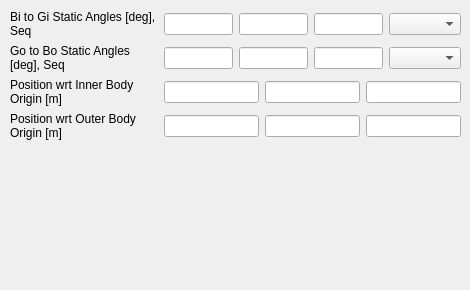
               <widget class="QWidget" name="tab_6">
                <attribute name="title">
                 <string>Tab 2</string>
                </attribute>
                <widget class="QWidget" name="verticalLayoutWidget_7">
                 <property name="geometry">
                  <rect>
                   <x>10</x>
                   <y>10</y>
                   <width>451</width>
                   <height>271</height>
                  </rect>
                 </property>
                 <layout class="QVBoxLayout" name="verticalLayout_32">
                  <item>
                   <layout class="QGridLayout" name="gridLayout_18" columnstretch="1,2">
                    <item row="0" column="1">
                     <layout class="QHBoxLayout" name="horizontalLayout_29">
                      <item>
                       <widget class="QLineEdit" name="spc_cur_joint_bigi_1"/>
                      </item>
                      <item>
                       <widget class="QLineEdit" name="spc_cur_joint_bigi_2"/>
                      </item>
                      <item>
                       <widget class="QLineEdit" name="spc_cur_joint_bigi_3"/>
                      </item>
                      <item>
                       <widget class="QComboBox" name="spc_cur_joint_bigi_seq">
                        <property name="maximumSize">
                         <size>
                          <width>80</width>
                          <height>16777215</height>
                         </size>
                        </property>
                       </widget>
                      </item>
                     </layout>
                    </item>
                    <item row="3" column="1">
                     <layout class="QHBoxLayout" name="horizontalLayout_32">
                      <item>
                       <widget class="QLineEdit" name="spc_cur_joint_poswrt_out_1"/>
                      </item>
                      <item>
                       <widget class="QLineEdit" name="spc_cur_joint_poswrt_out_2"/>
                      </item>
                      <item>
                       <widget class="QLineEdit" name="spc_cur_joint_poswrt_out_3"/>
                      </item>
                     </layout>
                    </item>
                    <item row="2" column="1">
                     <layout class="QHBoxLayout" name="horizontalLayout_31">
                      <item>
                       <widget class="QLineEdit" name="spc_cur_joint_poswrt_in_1"/>
                      </item>
                      <item>
                       <widget class="QLineEdit" name="spc_cur_joint_poswrt_in_2"/>
                      </item>
                      <item>
                       <widget class="QLineEdit" name="spc_cur_joint_poswrt_in_3"/>
                      </item>
                     </layout>
                    </item>
                    <item row="2" column="0">
                     <widget class="QLabel" name="label_42">
                      <property name="text">
                       <string>Position wrt Inner Body Origin [m]</string>
                      </property>
                      <property name="wordWrap">
                       <bool>true</bool>
                      </property>
                     </widget>
                    </item>
                    <item row="0" column="0">
                     <widget class="QLabel" name="label_40">
                      <property name="text">
                       <string>Bi to Gi Static Angles [deg], Seq</string>
                      </property>
                      <property name="wordWrap">
                       <bool>true</bool>
                      </property>
                     </widget>
                    </item>
                    <item row="1" column="1">
                     <layout class="QHBoxLayout" name="horizontalLayout_30">
                      <item>
                       <widget class="QLineEdit" name="spc_cur_joint_bogo_1"/>
                      </item>
                      <item>
                       <widget class="QLineEdit" name="spc_cur_joint_bogo_2"/>
                      </item>
                      <item>
                       <widget class="QLineEdit" name="spc_cur_joint_bogo_3"/>
                      </item>
                      <item>
                       <widget class="QComboBox" name="spc_cur_joint_bogo_seq">
                        <property name="maximumSize">
                         <size>
                          <width>80</width>
                          <height>16777215</height>
                         </size>
                        </property>
                       </widget>
                      </item>
                     </layout>
                    </item>
                    <item row="3" column="0">
                     <widget class="QLabel" name="label_43">
                      <property name="text">
                       <string>Position wrt Outer Body Origin [m]</string>
                      </property>
                      <property name="wordWrap">
                       <bool>true</bool>
                      </property>
                     </widget>
                    </item>
                    <item row="1" column="0">
                     <widget class="QLabel" name="label_41">
                      <property name="text">
                       <string>Go to Bo Static Angles [deg], Seq</string>
                      </property>
                      <property name="wordWrap">
                       <bool>true</bool>
                      </property>
                     </widget>
                    </item>
                    <item row="4" column="1">
                     <spacer name="verticalSpacer_4">
                      <property name="orientation">
                       <enum>Qt::Vertical</enum>
                      </property>
                      <property name="sizeHint" stdset="0">
                       <size>
                        <width>20</width>
                        <height>40</height>
                       </size>
                      </property>
                     </spacer>
                    </item>
                   </layout>
                  </item>
                 </layout>
                </widget>
               </widget>
